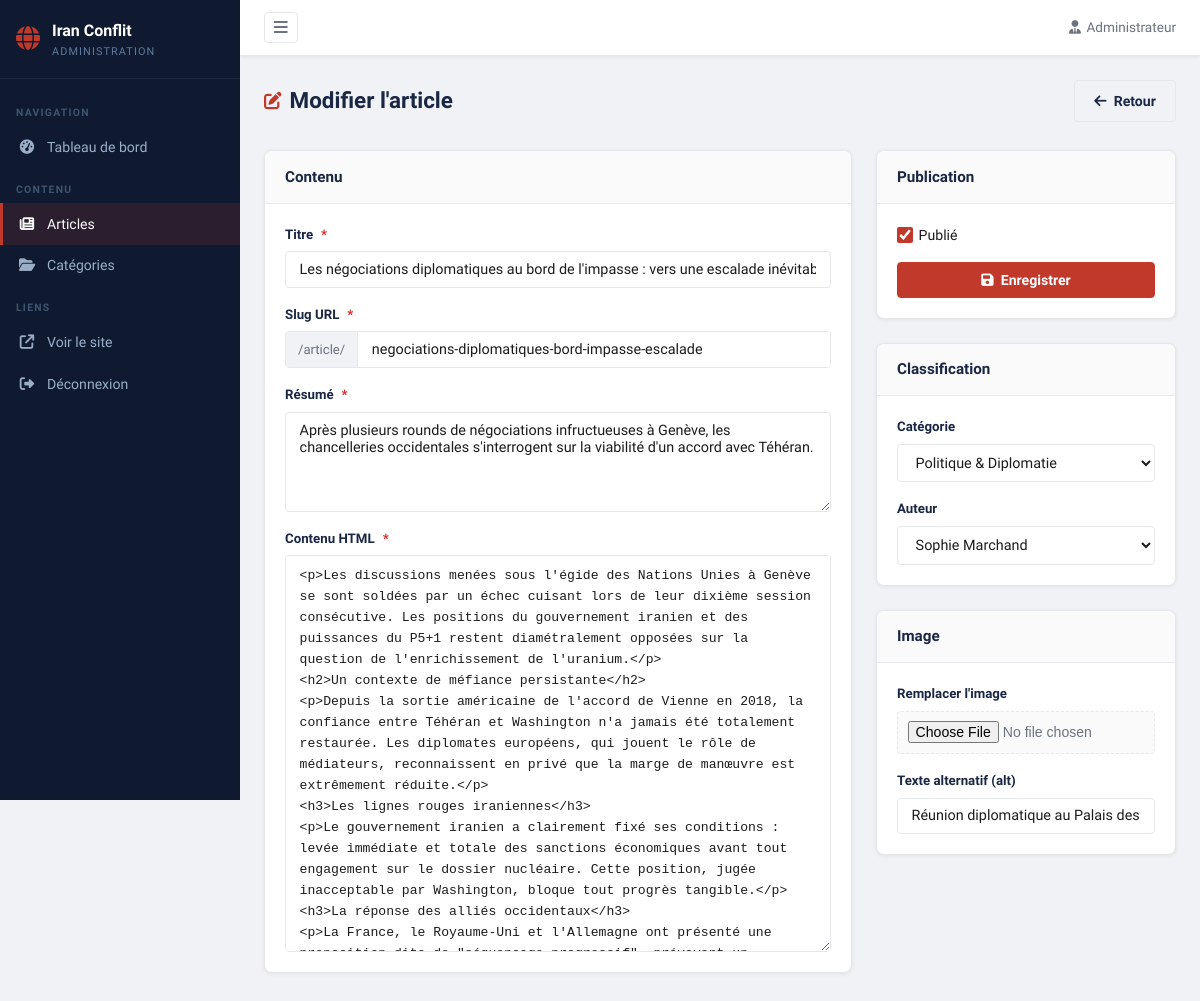
The app's page /backoffice/public/articles/edit.php?id=1 (signed in), older data.
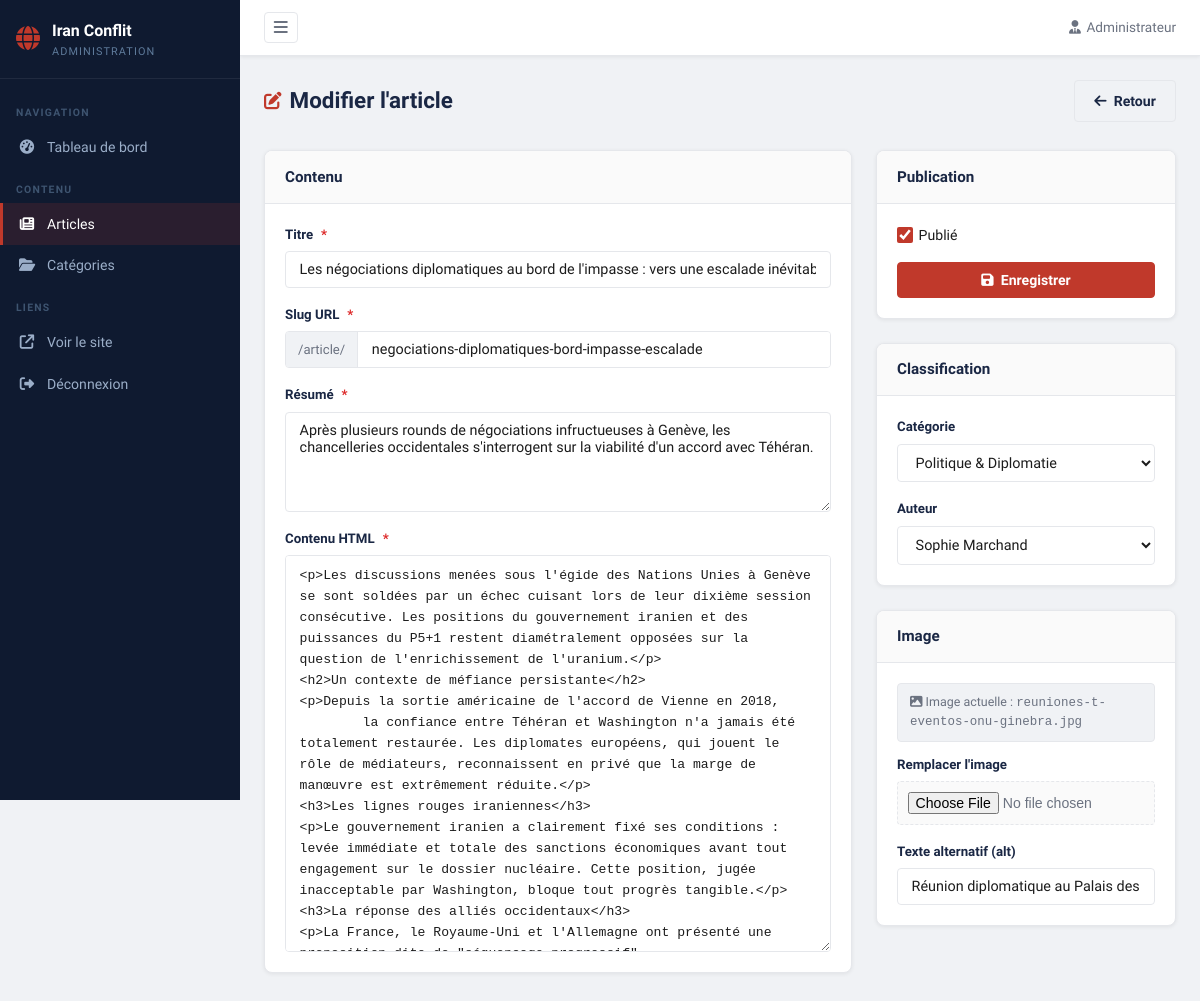
The same page, newer data.
### tables this page shows
CREATE TABLE IF NOT EXISTS articles
(
    id           INT UNSIGNED AUTO_INCREMENT PRIMARY KEY,
    title        VARCHAR(255) NOT NULL,
    slug         VARCHAR(270) NOT NULL UNIQUE,
    summary      TEXT         NOT NULL,
    content      LONGTEXT     NOT NULL,
    image        VARCHAR(255),
    image_alt    VARCHAR(255),
    author_id    INT UNSIGNED,
    category_id  INT UNSIGNED,
    is_published TINYINT(1) DEFAULT 1,
    published_at DATETIME   DEFAULT CURRENT_TIMESTAMP,
    updated_at   DATETIME   DEFAULT CURRENT_TIMESTAMP ON UPDATE CURRENT_TIMESTAMP,
    FOREIGN KEY (author_id) REFERENCES authors (id) ON DELETE SET NULL,
    FOREIGN KEY (category_id) REFERENCES categories (id) ON DELETE SET NULL,
    INDEX        idx_slug(slug),
    INDEX        idx_category(category_id),
    INDEX        idx_published(is_published, published_at)
);

CREATE TABLE IF NOT EXISTS categories
(
    id          INT UNSIGNED AUTO_INCREMENT PRIMARY KEY,
    name        VARCHAR(100) NOT NULL,
    slug        VARCHAR(110) NOT NULL UNIQUE,
    description TEXT,
    created_at  DATETIME DEFAULT CURRENT_TIMESTAMP
);

CREATE TABLE IF NOT EXISTS authors
(
    id         INT UNSIGNED AUTO_INCREMENT PRIMARY KEY,
    name       VARCHAR(150) NOT NULL,
    bio        TEXT,
    avatar     VARCHAR(255),
    created_at DATETIME DEFAULT CURRENT_TIMESTAMP
);

### backoffice/includes/auth.php (called while the page is built, shortened)
<?php
function h(string $str): string {
    return htmlspecialchars($str, ENT_QUOTES, 'UTF-8');
}

### backoffice/public/articles/edit.php (the view, shortened to what the changed rows need)
<?php
require_once __DIR__ . '/../../includes/auth.php';
$db = getDB();
$id = (int)($_GET['id'] ?? 0);
$article = $db->prepare("SELECT * FROM articles WHERE id = ?");
$article->execute([$id]);
$article = $article->fetch();
$categories = $db->query("SELECT id, name FROM categories ORDER BY name")->fetchAll();
$authors    = $db->query("SELECT id, name FROM authors ORDER BY name")->fetchAll();
$formData   = $article;
require_once __DIR__ . '/../../includes/header.php';
?>
<div class="admin-content">
    <div class="admin-page-header">
        <h1 class="admin-page-title"><i class="fa-solid fa-pen-to-square"></i> Modifier l'article</h1>
    </div>
    <form method="post" enctype="multipart/form-data" class="admin-form">
        <div class="form-grid">
            <div class="form-main">
                <div class="admin-card">
                    <div class="admin-card__header"><h2 class="admin-card__title">Contenu</h2></div>
                    <div class="admin-card__body">
                        <div class="form-group">
                            <label for="title">Titre <span class="required">*</span></label>
                            <input type="text" id="title" name="title" value="<?= h($formData['title']) ?>" required>
                        </div>
                        <div class="form-group">
                            <div class="input-prefix">
                                <span class="prefix">/article/</span>
                                <input type="text" id="slug" name="slug" value="<?= h($formData['slug']) ?>" required>
                            </div>
                        </div>
                        <div class="form-group">
                            <label for="summary">Résumé <span class="required">*</span></label>
                            <textarea id="summary" name="summary" rows="3" required><?= h($formData['summary']) ?></textarea>
                        </div>
                        <div class="form-group">
                            <label for="content">Contenu HTML <span class="required">*</span></label>
                            <textarea id="content" name="content" rows="18" class="content-editor"><?= h($formData['content']) ?></textarea>
                        </div>
                    </div>
                </div>
            </div>
            <div class="form-side">
                <div class="admin-card">
                    <div class="admin-card__header"><h2 class="admin-card__title">Publication</h2></div>
                    <div class="admin-card__body">
                        <div class="form-group">
                            <label class="checkbox-label">
                                <input type="checkbox" name="is_published" value="1"
                                       <?= $formData['is_published'] ? 'checked' : '' ?>>
                                <span>Publié</span>
                            </label>
                        </div>
                    </div>
                </div>
                <div class="admin-card">
                    <div class="admin-card__header"><h2 class="admin-card__title">Classification</h2></div>
                    <div class="admin-card__body">
                        <div class="form-group">
                            <label for="category_id">Catégorie</label>
                            <select id="category_id" name="category_id">
                                <?php foreach ($categories as $cat): ?>
                                <option value="<?= $cat['id'] ?>" <?= $formData['category_id'] == $cat['id'] ? 'selected' : '' ?>>
                                    <?= h($cat['name']) ?>
                                </option>
                                <?php endforeach; ?>
                            </select>
                        </div>
                        <div class="form-group">
                            <label for="author_id">Auteur</label>
                            <select id="author_id" name="author_id">
                                <?php foreach ($authors as $au): ?>
                                <option value="<?= $au['id'] ?>" <?= $formData['author_id'] == $au['id'] ? 'selected' : '' ?>>
                                    <?= h($au['name']) ?>
                                </option>
                                <?php endforeach; ?>
                            </select>
                        </div>
                    </div>
                </div>
                <div class="admin-card">
                    <div class="admin-card__header"><h2 class="admin-card__title">Image</h2></div>
                    <div class="admin-card__body">
                        <?php if ($formData['image']): ?>
                        <div class="current-image">
                            <p class="form-help"><i class="fa-solid fa-image"></i> Image actuelle : <code><?= h(basename($formData['image'])) ?></code></p>
                        </div>
                        <?php endif; ?>
                        <div class="form-group">
                            <label for="image_alt">Texte alternatif (alt)</label>
                            <input type="text" id="image_alt" name="image_alt" value="<?= h($formData['image_alt'] ?? '') ?>">
                        </div>
                    </div>
                </div>
            </div>
        </div>
    </form>
</div>
<?php require_once __DIR__ . '/../../includes/footer.php'; ?>

Row changes from the older to the newer data that the page shows:
changed articles "negociations-diplomatiques-bord-impasse-escalade": image (not shown) → "reuniones-t-eventos-onu-ginebra.jpg"
Text that changed along with them:
text now shown: "Image actuelle :"
